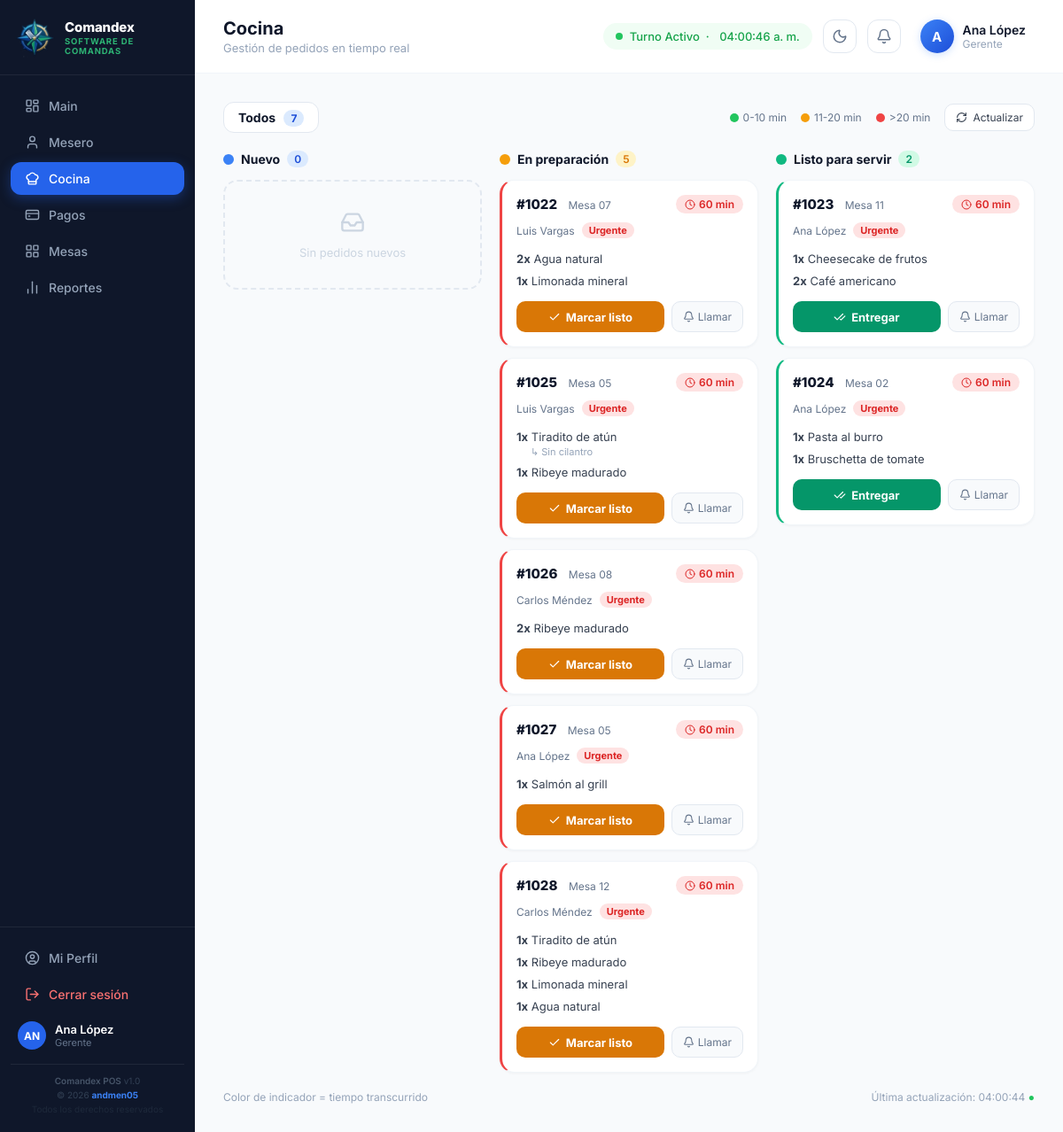
Screenshot of /cocina (signed in) with the database file from the repository.
### tables this page shows
CREATE TABLE pedidos (
    id INT AUTO_INCREMENT PRIMARY KEY,
    numero INT NOT NULL,
    mesa_id INT NOT NULL,
    mesero_id INT NOT NULL,
    estado ENUM('pendiente','en_cocina','listo','servido','cancelado') DEFAULT 'pendiente',
    personas INT DEFAULT 1,
    notas_cocina TEXT,
    created_at TIMESTAMP DEFAULT CURRENT_TIMESTAMP,
    updated_at TIMESTAMP DEFAULT CURRENT_TIMESTAMP ON UPDATE CURRENT_TIMESTAMP,
    FOREIGN KEY (mesa_id) REFERENCES mesas(id),
    FOREIGN KEY (mesero_id) REFERENCES usuarios(id)
);

CREATE TABLE mesas (
    id INT AUTO_INCREMENT PRIMARY KEY,
    numero INT NOT NULL,
    zona ENUM('terraza','salon','privado') DEFAULT 'salon',
    capacidad INT DEFAULT 4,
    estado ENUM('libre','ocupada','reservada','por_liberar') DEFAULT 'libre',
    pos_x INT DEFAULT 0,
    pos_y INT DEFAULT 0,
    sucursal_id INT NOT NULL,
    FOREIGN KEY (sucursal_id) REFERENCES sucursales(id)
);

CREATE TABLE usuarios (
    id INT AUTO_INCREMENT PRIMARY KEY,
    nombre VARCHAR(100) NOT NULL,
    email VARCHAR(150) NOT NULL UNIQUE,
    password VARCHAR(255) NOT NULL,
    rol_id INT NOT NULL,
    sucursal_id INT NOT NULL,
    avatar VARCHAR(255),
    activo TINYINT(1) DEFAULT 1,
    ultimo_acceso TIMESTAMP NULL,
    created_at TIMESTAMP DEFAULT CURRENT_TIMESTAMP,
    FOREIGN KEY (rol_id) REFERENCES roles(id),
    FOREIGN KEY (sucursal_id) REFERENCES sucursales(id)
);

CREATE TABLE pedido_items (
    id INT AUTO_INCREMENT PRIMARY KEY,
    pedido_id INT NOT NULL,
    producto_id INT NOT NULL,
    cantidad INT DEFAULT 1,
    precio_unitario DECIMAL(10,2) NOT NULL,
    notas TEXT,
    modificadores_sel JSON,
    estado ENUM('pendiente','en_preparacion','listo') DEFAULT 'pendiente',
    FOREIGN KEY (pedido_id) REFERENCES pedidos(id) ON DELETE CASCADE,
    FOREIGN KEY (producto_id) REFERENCES productos(id)
);

CREATE TABLE productos (
    id INT AUTO_INCREMENT PRIMARY KEY,
    nombre VARCHAR(150) NOT NULL,
    descripcion TEXT,
    precio DECIMAL(10,2) NOT NULL,
    categoria_id INT,
    imagen VARCHAR(255),
    disponible TINYINT(1) DEFAULT 1,
    favorito TINYINT(1) DEFAULT 0,
    created_at TIMESTAMP DEFAULT CURRENT_TIMESTAMP,
    FOREIGN KEY (categoria_id) REFERENCES categorias(id)
);

### controllers/CocinaController.php (called while the page is built, shortened)
<?php
class CocinaController {
    private Pedido $pedidoModel;
    public function __construct() {
        $this->pedidoModel = new Pedido();
    }
    public function index(): void {
        $pedidos = $this->pedidoModel->getKitchenOrders();
        $nuevo        = array_filter($pedidos, fn($p) => $p['estado'] === 'pendiente');
        $en_preparacion = array_filter($pedidos, fn($p) => $p['estado'] === 'en_cocina');
        $listo        = array_filter($pedidos, fn($p) => $p['estado'] === 'listo');
        view('cocina/index', compact('pedidos','nuevo','en_preparacion','listo'));
    }
}

### config/database.php (called while the page is built, shortened)
<?php
function getPDO(): PDO {
    static $pdo = null;
    if ($pdo === null) {
        $dsn = "mysql:host=" . DB_HOST . ";dbname=" . DB_NAME . ";charset=" . DB_CHARSET;
        $options = [
            PDO::ATTR_ERRMODE            => PDO::ERRMODE_EXCEPTION,
            PDO::ATTR_DEFAULT_FETCH_MODE => PDO::FETCH_ASSOC,
            PDO::ATTR_EMULATE_PREPARES   => false,
        ];
        try {
            $pdo = new PDO($dsn, DB_USER, DB_PASS, $options);
        } catch (PDOException $e) {
            http_response_code(500);
            die(json_encode(['error' => 'Database connection failed: ' . $e->getMessage()]));
        }
    }
    return $pdo;
}

### models/Pedido.php (called while the page is built, shortened)
<?php
class Pedido {
    private PDO $db;
    public function __construct() {
        $this->db = getPDO();
    }
    public function getItems(int $pedido_id): array {
        $stmt = $this->db->prepare("
            SELECT pi.*, pr.nombre AS producto_nombre, pr.precio AS precio_original
            FROM pedido_items pi
            JOIN productos pr ON pi.producto_id = pr.id
            WHERE pi.pedido_id=?
            ORDER BY pi.id
        ");
        $stmt->execute([$pedido_id]);
        $items = $stmt->fetchAll();
        return $items;
    }
    public function getKitchenOrders(): array {
        $stmt = $this->db->query("
            SELECT p.*, m.numero AS mesa_numero, u.nombre AS mesero_nombre,
                TIMESTAMPDIFF(MINUTE, p.created_at, NOW()) AS minutos
            FROM pedidos p
            JOIN mesas m ON p.mesa_id = m.id
            JOIN usuarios u ON p.mesero_id = u.id
            WHERE p.estado IN ('en_cocina','listo','pendiente')
            ORDER BY p.created_at ASC
        ");
        $pedidos = $stmt->fetchAll();
        foreach ($pedidos as &$pedido) {
            $pedido['items'] = $this->getItems($pedido['id']);
        }
        return $pedidos;
    }
}

### views/cocina/index.php (the view, shortened to what this page needs)
<?php
$totalActivos = count($nuevo) + count($en_preparacion) + count($listo);
function renderCard(array $p, string $col): string {
    $min = (int)$p['minutos'];
    $timeBg    = $min<=10 ? '#d1fae5' : ($min<=20 ? '#fef3c7' : '#fee2e2');
    $timeColor = $min<=10 ? '#059669' : ($min<=20 ? '#d97706' : '#dc2626');
    $borderLeft= $col==='listo' ? '3px solid #10b981' : ($min>15 ? '3px solid #ef4444' : '3px solid transparent');
    ob_start(); ?>
    <div class="kanban-card" style="border-left:<?= $borderLeft ?>;">
        <div style="display:flex;align-items:flex-start;justify-content:space-between;margin-bottom:10px;">
            <div>
                <span style="font-size:15px;font-weight:800;color:#0f172a;">#<?= $p['numero'] ?></span>
                <span style="font-size:12px;color:#64748b;margin-left:8px;">Mesa <?= str_pad($p['mesa_numero'],2,'0',STR_PAD_LEFT) ?></span>
            </div>
            <span style="background:<?= $timeBg ?>;color:<?= $timeColor ?>;font-size:12px;font-weight:600;padding:3px 10px;border-radius:99px;display:flex;align-items:center;gap:4px;">
                <i data-lucide="clock" style="width:12px;height:12px;"></i> <?= $min ?> min
            </span>
        </div>
        <div style="display:flex;align-items:center;gap:8px;margin-bottom:12px;">
            <p style="font-size:12px;color:#64748b;margin:0;"><?= htmlspecialchars($p['mesero_nombre']) ?></p>
            <?php if($min>15): ?>
            <span style="background:#fee2e2;color:#dc2626;font-size:11px;font-weight:700;padding:2px 8px;border-radius:99px;">Urgente</span>
            <?php elseif($col==='en_cocina'): ?>
            <span style="background:#fef3c7;color:#d97706;font-size:11px;font-weight:600;padding:2px 8px;border-radius:99px;">En preparación</span>
            <?php endif; ?>
        </div>
        <div style="margin-bottom:14px;display:flex;flex-direction:column;gap:5px;">
            <?php foreach($p['items'] as $item): ?>
            <div>
                <span style="font-size:13px;color:#374151;"><strong><?= $item['cantidad'] ?>x</strong> <?= htmlspecialchars($item['producto_nombre']) ?></span>
                <?php if($item['notas']): ?>
                <p style="font-size:11px;color:#94a3b8;margin:1px 0 0 16px;">↳ <?= htmlspecialchars($item['notas']) ?></p>
                <?php endif; ?>
            </div>
            <?php endforeach; ?>
        </div>
        <form method="POST" style="display:flex;gap:8px;">
            <?php if($col==='nuevo'): ?>
                <input type="hidden" name="estado" value="en_cocina">
                <button type="submit" style="flex:1;padding:9px;background:#2563eb;color:#fff;border:none;border-radius:10px;font-size:13px;font-weight:700;cursor:pointer;display:flex;align-items:center;justify-content:center;gap:6px;">
                    <i data-lucide="play" style="width:14px;height:14px;"></i> Iniciar
                </button>
            <?php elseif($col==='en_cocina'): ?>
                <button type="submit" style="flex:1;padding:9px;background:#d97706;color:#fff;border:none;border-radius:10px;font-size:13px;font-weight:700;cursor:pointer;display:flex;align-items:center;justify-content:center;gap:6px;">
                    <i data-lucide="check" style="width:14px;height:14px;"></i> Marcar listo
                </button>
            <?php elseif($col==='listo'): ?>
                <button type="submit" style="flex:1;padding:9px;background:#059669;color:#fff;border:none;border-radius:10px;font-size:13px;font-weight:700;cursor:pointer;display:flex;align-items:center;justify-content:center;gap:6px;">
                    <i data-lucide="check-check" style="width:14px;height:14px;"></i> Entregar
                </button>
            <?php endif; ?>
            <button type="button" style="padding:9px 12px;background:#f8fafc;border:1px solid #e2e8f0;border-radius:10px;font-size:12px;color:#64748b;cursor:pointer;display:flex;align-items:center;gap:4px;">
                <i data-lucide="bell" style="width:13px;height:13px;"></i> Llamar
            </button>
        </form>
    </div>
    <?php return ob_get_clean();
}
?>
<div style="display:flex;flex-direction:column;gap:20px;">
    <div style="display:flex;align-items:center;justify-content:space-between;flex-wrap:wrap;gap:12px;">
        <div style="display:flex;align-items:center;gap:8px;">
            <span style="background:#fff;border:1px solid #e2e8f0;border-radius:12px;padding:8px 16px;font-size:14px;font-weight:700;color:#0f172a;">
                Todos <span style="background:#dbeafe;color:#1d4ed8;font-size:12px;padding:2px 8px;border-radius:99px;margin-left:6px;"><?= $totalActivos ?></span>
            </span>
        </div>
        <div style="display:flex;align-items:center;gap:16px;font-size:12px;color:#64748b;">
            <span style="display:flex;align-items:center;gap:5px;"><span style="width:10px;height:10px;background:#22c55e;border-radius:50%;"></span>0-10 min</span>
            <span style="display:flex;align-items:center;gap:5px;"><span style="width:10px;height:10px;background:#f59e0b;border-radius:50%;"></span>11-20 min</span>
            <span style="display:flex;align-items:center;gap:5px;"><span style="width:10px;height:10px;background:#ef4444;border-radius:50%;"></span>>20 min</span>
            <button onclick="location.reload()" style="display:flex;align-items:center;gap:6px;background:#fff;border:1px solid #e2e8f0;border-radius:10px;padding:7px 12px;cursor:pointer;font-size:12px;color:#374151;">
                <i data-lucide="refresh-cw" style="width:13px;height:13px;"></i> Actualizar
            </button>
        </div>
    </div>
    <div style="display:grid;grid-template-columns:1fr 1fr 1fr;gap:20px;align-items:start;">
        <div>
            <div style="display:flex;align-items:center;gap:8px;margin-bottom:14px;">
                <span style="width:12px;height:12px;background:#3b82f6;border-radius:50%;"></span>
                <h3 style="font-size:14px;font-weight:700;color:#0f172a;margin:0;">Nuevo</h3>
                <span style="background:#dbeafe;color:#1d4ed8;font-size:12px;font-weight:600;padding:2px 8px;border-radius:99px;"><?= count($nuevo) ?></span>
            </div>
            <div style="display:flex;flex-direction:column;gap:12px;">
                <?php if(empty($nuevo)): ?>
                <div style="border:2px dashed #e2e8f0;border-radius:16px;padding:32px;text-align:center;color:#cbd5e1;">
                    <i data-lucide="inbox" style="width:28px;height:28px;margin:0 auto 8px;"></i>
                    <p style="font-size:13px;margin:0;">Sin pedidos nuevos</p>
                </div>
                <?php endif; ?>
            </div>
        </div>
        <div>
            <div style="display:flex;align-items:center;gap:8px;margin-bottom:14px;">
                <span style="width:12px;height:12px;background:#f59e0b;border-radius:50%;"></span>
                <h3 style="font-size:14px;font-weight:700;color:#0f172a;margin:0;">En preparación</h3>
                <span style="background:#fef3c7;color:#d97706;font-size:12px;font-weight:600;padding:2px 8px;border-radius:99px;"><?= count($en_preparacion) ?></span>
            </div>
            <div style="display:flex;flex-direction:column;gap:12px;">
                <?php foreach($en_preparacion as $p): echo renderCard($p,'en_cocina'); endforeach; ?>
            </div>
        </div>
        <div>
            <div style="display:flex;align-items:center;gap:8px;margin-bottom:14px;">
                <span style="width:12px;height:12px;background:#10b981;border-radius:50%;"></span>
                <h3 style="font-size:14px;font-weight:700;color:#0f172a;margin:0;">Listo para servir</h3>
                <span style="background:#d1fae5;color:#059669;font-size:12px;font-weight:600;padding:2px 8px;border-radius:99px;"><?= count($listo) ?></span>
            </div>
            <div style="display:flex;flex-direction:column;gap:12px;">
                <?php foreach($listo as $p): echo renderCard($p,'listo'); endforeach; ?>
            </div>
        </div>
    </div>
    <div style="display:flex;justify-content:space-between;font-size:12px;color:#94a3b8;">
        <span>Color de indicador = tiempo transcurrido</span>
        <span>Última actualización: <?= date('H:i:s') ?> <span style="color:#22c55e;">●</span></span>
    </div>
</div>
<?php
require __DIR__ . '/../layout/app.php';

### views/layout/app.php (style rules this page uses)
:root { --bg: #f8fafc; --surface: #ffffff; --border: #f1f5f9; --border2: #e2e8f0; --text-1: #0f172a; --text-2: #374151; --text-3: #64748b; --text-4: #94a3b8; --sidebar-bg:#0f172a; --sidebar-link:#94a3b8; --sidebar-border: rgba(255,255,255,0.07); --topbar-bg: #ffffff; --card-shadow: 0 1px 3px rgba(0,0,0,0.04); --card-hover: 0 4px 12px rgba(0,0,0,0.08); --input-bg: #ffffff; --table-hover:#f8fafc; }
* { font-family: 'Inter', system-ui, sans-serif; box-sizing: border-box; margin: 0; padding: 0; }
body { background: var(--bg); color: var(--text-2); transition: background 0.25s, color 0.25s; }
.kanban-card { background: var(--surface); border-radius: 16px; padding: 16px; border: 1px solid var(--border); box-shadow: var(--card-shadow); transition: box-shadow 0.2s, background 0.25s; }

### rows the page displays
pedidos: numero "1022", mesa.numero "07", min "60", mesero.nombre "Luis Vargas"
pedido_items: cantidad "2", producto.nombre "Agua natural"
pedido_items: cantidad "1", producto.nombre "Limonada mineral"
pedidos: numero "1025", mesa.numero "05", min "60", mesero.nombre "Luis Vargas"
pedido_items: cantidad "1", producto.nombre "Tiradito de atún", notas "Sin cilantro"
pedido_items: cantidad "1", producto.nombre "Ribeye madurado"
pedidos: numero "1026", mesa.numero "08", min "60", mesero.nombre "Carlos Méndez"
pedido_items: cantidad "2", producto.nombre "Ribeye madurado"
pedidos: numero "1027", mesa.numero "05", min "60", mesero.nombre "Ana López"
pedido_items: cantidad "1", producto.nombre "Salmón al grill"
pedidos: numero "1028", mesa.numero "12", min "60", mesero.nombre "Carlos Méndez"
pedido_items: cantidad "1", producto.nombre "Tiradito de atún"
pedido_items: cantidad "1", producto.nombre "Ribeye madurado"
pedido_items: cantidad "1", producto.nombre "Limonada mineral"
pedido_items: cantidad "1", producto.nombre "Agua natural"
pedidos: numero "1023", mesa.numero "11", min "60", mesero.nombre "Ana López"
pedido_items: cantidad "1", producto.nombre "Cheesecake de frutos"
pedido_items: cantidad "2", producto.nombre "Café americano"
pedidos: numero "1024", mesa.numero "02", min "60", mesero.nombre "Ana López"
pedido_items: cantidad "1", producto.nombre "Pasta al burro"
pedido_items: cantidad "1", producto.nombre "Bruschetta de tomate"

### other values shown
$mod['label'] "Main"
$mod['label'] "Mesero"
$mod['label'] "Cocina"
$mod['label'] "Pagos"
$mod['label'] "Mesas"
$mod['label'] "Reportes"
$sidebarIniciales "AN"
$user['nombre'] "Ana López"
$user['rol'] "Gerente"
$pageTitle "Cocina"
$pageSubtitle "Gestión de pedidos en tiempo real"
getConfig('turno_activo_nombre', 'Turno Activo') "Turno Activo"
substr($user['nombre'] ?? 'U', 0, 1) "A"
$totalActivos "7"
count($nuevo) "0"
